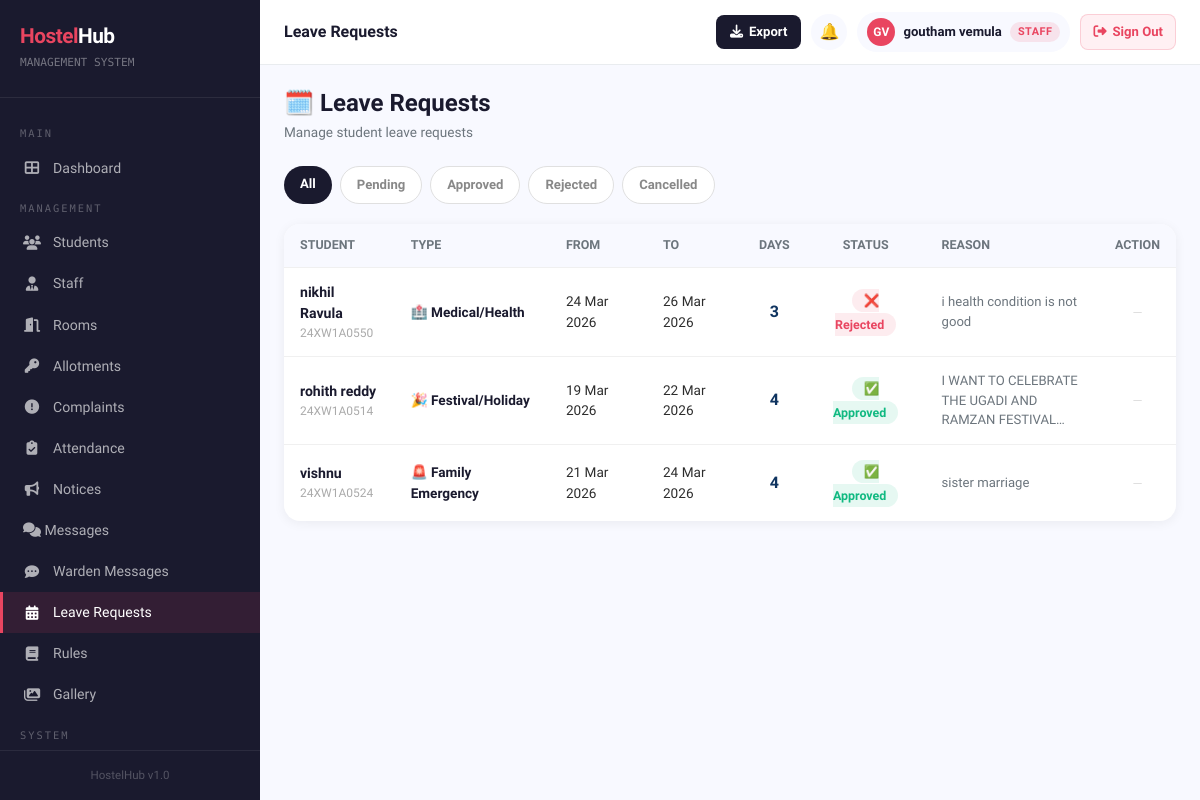
/leave/ (signed in), run on the app's committed database.
### hostelapp/models.py (models this page shows, shortened)
class LeaveRequest(models.Model):
    LEAVE_TYPES = [
        ('home',      'Home Visit'),
        ('medical',   'Medical/Health'),
        ('emergency', 'Family Emergency'),
        ('festival',  'Festival/Holiday'),
        ('other',     'Other'),
    ]
    STATUS_CHOICES = [
        ('pending',   'Pending'),
        ('approved',  'Approved'),
        ('rejected',  'Rejected'),
        ('cancelled', 'Cancelled'),
    ]
    student      = models.ForeignKey(StudentProfile, on_delete=models.CASCADE, related_name='leave_requests')
    leave_type   = models.CharField(max_length=20, choices=LEAVE_TYPES)
    from_date    = models.DateField()
    to_date      = models.DateField()
    reason       = models.TextField()
    status       = models.CharField(max_length=20, choices=STATUS_CHOICES, default='pending')
    admin_remark = models.TextField(blank=True)
    reviewed_by  = models.ForeignKey(User, on_delete=models.SET_NULL, null=True, blank=True, related_name='reviewed_leaves')
    created_at   = models.DateTimeField(auto_now_add=True)
    updated_at   = models.DateTimeField(auto_now=True)
    class Meta:
        ordering = ['-created_at']
    @property
    def days(self):
        return (self.to_date - self.from_date).days + 1

class StudentProfile(models.Model):
    GENDER_CHOICES = [('M', 'Male'), ('F', 'Female'), ('O', 'Other')]
    user        = models.OneToOneField(User, on_delete=models.CASCADE, related_name='student_profile')
    roll_number = models.CharField(max_length=20, unique=True)
    block       = models.ForeignKey(
        HostelBlock,
        on_delete=models.SET_NULL,
        null=True, blank=True,
        related_name='students'
    )
    hostel_type = models.CharField(
        max_length=10,
        choices=[('boys', 'Boys Hostel'), ('girls', 'Girls Hostel')],
        default='boys'
    )
    phone          = models.CharField(max_length=10)
    gender         = models.CharField(max_length=1, choices=GENDER_CHOICES)
    address        = models.TextField()
    guardian_name  = models.CharField(max_length=100)
    guardian_phone = models.CharField(max_length=10)
    course         = models.CharField(max_length=100)
    year_of_study  = models.PositiveIntegerField(default=1)
    profile_photo  = models.ImageField(upload_to='students/', blank=True, null=True)
    created_at     = models.DateTimeField(auto_now_add=True)

### hostelapp/views.py (the view, shortened to what this page needs)
# urls.py: path('leave/', views.leave_list, name='leave_list'),
@login_required
def leave_list(request):
    if is_admin(request.user):
        if is_warden(request.user):
            warden_block = HostelBlock.objects.filter(warden=request.user, is_active=True).first()
            if warden_block:
                leaves = LeaveRequest.objects.filter(student__block=warden_block).select_related('student__user')
            else:
                leaves = LeaveRequest.objects.none()
        else:
            leaves = LeaveRequest.objects.select_related('student__user').all()
        status_filter = request.GET.get('status', '')
        if status_filter:
            leaves = leaves.filter(status=status_filter)
        return render(request, 'hostelapp/leave_list.html', {
            'leaves':        leaves,
            'is_admin':      True,
            'status_filter': status_filter,
            'pending_count': LeaveRequest.objects.filter(status='pending').count(),
            'filter_tabs': [
                ('pending',  'Pending',   '#f59e0b'),
                ('approved', 'Approved',  '#10b981'),
                ('rejected', 'Rejected',  '#e94560'),
                ('cancelled','Cancelled', '#6b7280'),
            ],
        })

### hostelapp/templates/hostelapp/leave_list.html (shortened to what this page needs)
{% extends 'hostelapp/base.html' %}
{% block page_title %}Leave Requests
{% endblock %}
{% block content %}
<div style="display:flex;justify-content:space-between;align-items:center;margin-bottom:24px;flex-wrap:wrap;gap:12px;">
    <div>
        <h4 style="font-weight:800;color:#1a1a2e;margin:0;">🗓️ Leave Requests</h4>
        <p style="color:#6c757d;font-size:0.85rem;margin:4px 0 0;">
            {% if is_admin %}Manage student leave requests{% else %}Your leave applications{% endif %}
        </p>
    </div>
</div>
{% if is_admin %}
<div style="display:flex;gap:8px;margin-bottom:20px;flex-wrap:wrap;">
    <a href="?status=" style="padding:8px 16px;border-radius:20px;font-size:0.82rem;font-weight:600;text-decoration:none;
        {% if not status_filter %}background:#1a1a2e;color:#fff{% else %}background:#fff;color:#888;border:1px solid #e0e0e0{% endif %}">
        All
    </a>
    {% for val, label, color in filter_tabs %}
    <a href="?status={{ val }}" style="padding:8px 16px;border-radius:20px;font-size:0.82rem;font-weight:600;text-decoration:none;
        {% if status_filter == val %}background:{{ color }};color:#fff{% else %}background:#fff;color:#888;border:1px solid #e0e0e0{% endif %}">
        {{ label }}
    </a>
    {% endfor %}
</div>
{% endif %}
<div style="background:#fff;border-radius:16px;box-shadow:0 2px 12px rgba(0,0,0,0.06);overflow:hidden;">
    <div style="overflow-x:auto;"><table style="width:100%;border-collapse:collapse;">
        <thead>
            <tr style="background:#f8f9ff;">
                {% if is_admin %}<th style="padding:12px 16px;font-size:0.78rem;color:#6c757d;font-weight:700;text-align:left;">STUDENT</th>{% endif %}
                <th style="padding:12px 16px;font-size:0.78rem;color:#6c757d;font-weight:700;text-align:left;">TYPE</th>
                <th style="padding:12px 16px;font-size:0.78rem;color:#6c757d;font-weight:700;text-align:left;">FROM</th>
                <th style="padding:12px 16px;font-size:0.78rem;color:#6c757d;font-weight:700;text-align:left;">TO</th>
                <th style="padding:12px 16px;font-size:0.78rem;color:#6c757d;font-weight:700;text-align:center;">DAYS</th>
                <th style="padding:12px 16px;font-size:0.78rem;color:#6c757d;font-weight:700;text-align:center;">STATUS</th>
                <th style="padding:12px 16px;font-size:0.78rem;color:#6c757d;font-weight:700;text-align:left;">REASON</th>
                <th style="padding:12px 16px;font-size:0.78rem;color:#6c757d;font-weight:700;text-align:center;">ACTION</th>
            </tr>
        </thead>
        <tbody>
        {% for leave in leaves %}
        <tr style="border-top:1px solid #f0f0f0;">
            {% if is_admin %}
            <td style="padding:14px 16px;">
                <div style="font-weight:600;font-size:0.88rem;color:#1a1a2e;">{{ leave.student.user.get_full_name|default:leave.student.user.username }}</div>
                <div style="font-size:0.75rem;color:#aaa;">{{ leave.student.roll_number }}</div>
            </td>
            {% endif %}
            <td style="padding:14px 16px;font-size:0.85rem;font-weight:600;color:#1a1a2e;">
                {% if leave.leave_type == 'home' %}🏠
                {% elif leave.leave_type == 'medical' %}🏥
                {% elif leave.leave_type == 'emergency' %}🚨
                {% elif leave.leave_type == 'festival' %}🎉
                {% else %}📋{% endif %}
                {{ leave.get_leave_type_display }}
            </td>
            <td style="padding:14px 16px;font-size:0.85rem;">{{ leave.from_date|date:"d M Y" }}</td>
            <td style="padding:14px 16px;font-size:0.85rem;">{{ leave.to_date|date:"d M Y" }}</td>
            <td style="padding:14px 16px;text-align:center;font-weight:700;color:#0f3460;">{{ leave.days }}</td>
            <td style="padding:14px 16px;text-align:center;">
                {% if leave.status == 'pending' %}
                <span style="background:rgba(245,158,11,0.1);color:#f59e0b;padding:4px 12px;border-radius:20px;font-size:0.78rem;font-weight:700;">⏳ Pending</span>
                {% elif leave.status == 'approved' %}
                <span style="background:rgba(16,185,129,0.1);color:#10b981;padding:4px 12px;border-radius:20px;font-size:0.78rem;font-weight:700;">✅ Approved</span>
                {% elif leave.status == 'rejected' %}
                <span style="background:rgba(233,69,96,0.1);color:#e94560;padding:4px 12px;border-radius:20px;font-size:0.78rem;font-weight:700;">❌ Rejected</span>
                {% else %}
                <span style="background:rgba(107,114,128,0.1);color:#6b7280;padding:4px 12px;border-radius:20px;font-size:0.78rem;font-weight:700;">🚫 Cancelled</span>
                {% endif %}
            </td>
            <td style="padding:14px 16px;font-size:0.82rem;color:#6c757d;max-width:200px;">
                {{ leave.reason|truncatechars:50 }}
            </td>
            <td style="padding:14px 16px;text-align:center;">
                {% if is_admin and leave.status == 'pending' %}
                <a href="{% url 'leave_review' leave.pk %}"
                   style="background:#1a1a2e;color:#fff;padding:6px 14px;border-radius:8px;font-size:0.8rem;font-weight:600;text-decoration:none;">
                    Review
                </a>
                {% else %}
                <span style="color:#ddd;font-size:0.8rem;">—</span>
                {% endif %}
            </td>
        </tr>
        {% endfor %}
        </tbody>
    </table></div></div>
{% endblock %}

### hostelapp/templates/hostelapp/base.html (shortened to what this page needs)
<!DOCTYPE html>
<html lang="en">
<head>
    <link href="https://cdn.jsdelivr.net/npm/bootstrap@5.3.0/dist/css/bootstrap.min.css" rel="stylesheet">
    <link href="https://cdnjs.cloudflare.com/ajax/libs/font-awesome/6.4.0/css/all.min.css" rel="stylesheet">
</head>
<body>
{% if user.is_authenticated %}
<div class="sidebar" id="sidebar">
    <div class="sidebar-brand">
        <h4><span>Hostel</span>Hub</h4>
        <small>MANAGEMENT SYSTEM</small>
    </div>
    <nav class="sidebar-nav">
        <div class="nav-section-label">Main</div>
        <a href="{% url 'dashboard' %}" class="{% if request.resolver_match.url_name == 'dashboard' %}active{% endif %}">
            <i class="fas fa-th-large"></i> Dashboard
        </a>
        {% if user.is_staff or user.is_superuser or perms.hostelapp.change_room or perms.hostelapp.add_roomallotment or perms.hostelapp.change_complaint or perms.hostelapp.view_studentprofile %}
        {% if user.is_superuser %}
        <div class="nav-section-label">Management</div>
        <a href="{% url 'student_list' %}" class="{% if 'student' in request.resolver_match.url_name %}active{% endif %}">
            <i class="fas fa-users"></i> Students
        </a>
        <a href="{% url 'staff_list' %}" class="{% if 'staff' in request.resolver_match.url_name %}active{% endif %}">
            <i class="fas fa-user-tie"></i> Staff
        </a>
        <a href="{% url 'room_list' %}" class="{% if 'room' in request.resolver_match.url_name %}active{% endif %}">
            <i class="fas fa-door-open"></i> Rooms
        </a>
        <a href="{% url 'allotment_list' %}" class="{% if 'allotment' in request.resolver_match.url_name %}active{% endif %}">
            <i class="fas fa-key"></i> Allotments
        </a>
        <a href="{% url 'complaint_list' %}" class="{% if 'complaint' in request.resolver_match.url_name %}active{% endif %}">
            <i class="fas fa-exclamation-circle"></i> Complaints
        </a>
        <a href="{% url 'attendance_list' %}" {% if request.resolver_match.url_name == 'attendance_list' or request.resolver_match.url_name == 'attendance_report' %}class="active"{% endif %}>
            <i class="fas fa-clipboard-check"></i> Attendance
        </a>
        <a href="{% url 'notice_list' %}" class="{% if 'notice' in request.resolver_match.url_name %}active{% endif %}">
            <i class="fas fa-bullhorn"></i> Notices
        </a>
        <a href="{% url 'inbox' %}" class="{% if request.resolver_match.url_name == 'inbox' or request.resolver_match.url_name == 'chat' %}active{% endif %}" style="justify-content:space-between;">
            <span><i class="fas fa-comments"></i> Messages</span>
        </a>
        <a href="{% url 'warden_inbox' %}" class="{% if request.resolver_match.url_name == 'warden_inbox' or request.resolver_match.url_name == 'warden_chat' %}active{% endif %}">
            <i class="fas fa-comment-dots"></i> Warden Messages
        </a>
        <a href="{% url 'leave_list' %}" class="{% if 'leave' in request.resolver_match.url_name %}active{% endif %}">
            <i class="fas fa-calendar-alt"></i> Leave Requests
        </a>
        <a href="{% url 'rules_list' %}" class="{% if 'rule' in request.resolver_match.url_name %}active{% endif %}">
            <i class="fas fa-book"></i> Rules
        </a>
        <a href="{% url 'gallery' %}" class="{% if 'gallery' in request.resolver_match.url_name %}active{% endif %}">
            <i class="fas fa-images"></i> Gallery
        </a>
        <div class="nav-section-label">System</div>
        {% endif %}
        {% endif %}
    </nav>
    <div class="sidebar-footer">
        <div style="font-size:0.72rem;color:rgba(255,255,255,0.25);text-align:center;">HostelHub v1.0</div>
    </div>
</div>
<div class="main-content">
    <div class="topbar">
        <div class="topbar-left">
            <h5>{% block page_title %}Dashboard{% endblock %}</h5>
        </div>
        <div class="topbar-right">
            {% if user.is_authenticated and user.is_staff or user.is_authenticated and user.is_superuser %}
            <button class="export-topbar-btn" onclick="document.getElementById('exportModal').style.display='flex'" title="Export Data">
                <i class="fas fa-download"></i>
                <span class="btn-label">Export</span>
            </button>
            {% endif %}
            <div style="position:relative;">
                <a href="{% url 'notifications_list' %}" class="topbar-icon-btn" title="Notifications">🔔</a>
            </div>
            {% if user.is_authenticated and not user.is_staff and not user.is_superuser %}
            <a href="{% url 'profile' %}" style="text-decoration:none;">
            {% else %}
            <a href="{% url 'admin_profile' %}" style="text-decoration:none;">
            {% endif %}
                <div class="user-badge">
                    {% if user.is_authenticated and not user.is_staff and not user.is_superuser %}
                        {% with profile=user.student_profile %}
                        {% if profile.profile_photo %}
                        <img src="{{ profile.profile_photo.url }}" style="width:28px;height:28px;border-radius:50%;object-fit:cover;border:2px solid #e94560;">
                        {% else %}
                        <div class="avatar">{{ user.first_name|first|upper }}{{ user.last_name|first|upper }}</div>
                        {% endif %}
                        {% endwith %}
                    {% else %}
                    <div class="avatar">{{ user.first_name|first|upper }}{{ user.last_name|first|upper }}</div>
                    {% endif %}
                    <span class="user-name">{{ user.get_full_name|default:user.username }}</span>
                    {% if user.is_staff or user.is_superuser %}
                    <span class="badge-admin hide-mobile">Staff</span>
                    {% endif %}
                </div>
            </a>
            <form method="post" action="{% url 'logout' %}" style="margin:0;">
                <button type="submit"
                   style="display:flex;align-items:center;gap:6px;background:#fff0f3;color:#e94560;
                          padding:7px 12px;border-radius:8px;font-size:0.82rem;cursor:pointer;
                          font-weight:700;border:1.5px solid rgba(233,69,96,0.2);transition:all 0.2s;
                          flex-shrink:0;font-family:'Sora',sans-serif;"
                   onmouseover="this.style.background='#e94560';this.style.color='#fff'"
                   onmouseout="this.style.background='#fff0f3';this.style.color='#e94560'">
                    <i class="fas fa-sign-out-alt"></i>
                    <span class="signout-text">Sign Out</span>
                </button>
            </form>
        </div>
    </div>
    <div class="content-area">
        {% block content %}{% endblock %}
    </div>
</div>
{% else %}
{% block public_content %}{% endblock %}
{% endif %}
</body>
</html>

### data on the page
LeaveRequest: student.user.get_full_name "nikhil Ravula", student.roll_number "24XW1A0550", leave_type "Medical/Health", from_date "24 Mar 2026", to_date "26 Mar 2026", days "3", status "❌ Rejected", reason "i health condition is not good"
LeaveRequest: student.user.get_full_name "rohith reddy", student.roll_number "24XW1A0514", leave_type "Festival/Holiday", from_date "19 Mar 2026", to_date "22 Mar 2026", days "4", status "✅ Approved", reason "I WANT TO CELEBRATE THE UGADI AND RAMZAN FESTIVAL…"
LeaveRequest: student.user.get_full_name "vishnu", student.roll_number "24XW1A0524", leave_type "Family Emergency", from_date "21 Mar 2026", to_date "24 Mar 2026", days "4", status "✅ Approved", reason "sister marriage"

### other printed values
{{ user.first_name|first|upper }} "G"
{{ user.last_name|first|upper }} "V"
{{ user.get_full_name|default:user.username }} "goutham vemula"
{{ label }} "Pending" "Approved" "Rejected" "Cancelled"
